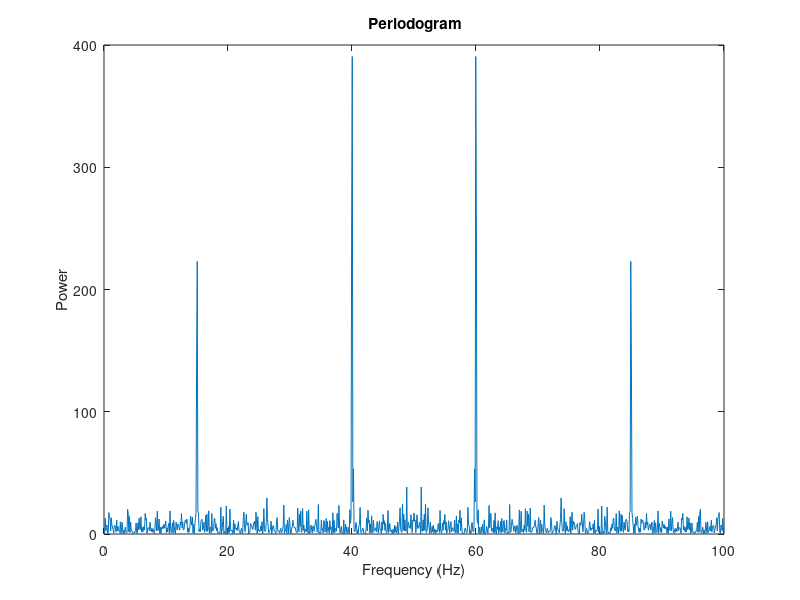

This figure's MATLAB source:
fs = 100;                                % Sample frequency (Hz)
t = 0:1/fs:10-1/fs;                      % 10 sec sample
x = (1.3)*sin(2*pi*15*t) ...             % 15 Hz component
  + (1.7)*sin(2*pi*40*(t-2)) ...         % 40 Hz component
  + 2.5*gallery('normaldata',size(t),4); % Gaussian noise;

m = length(x);          % Window length
n = pow2(nextpow2(m));  % Transform length
y = fft(x,n);           % DFT
f = (0:n-1)*(fs/n);     % Frequency range
power = y.*conj(y)/n;   % Power of the DFT

plot(f,power)
xlabel('Frequency (Hz)')
ylabel('Power')
title('{\bf Periodogram}')